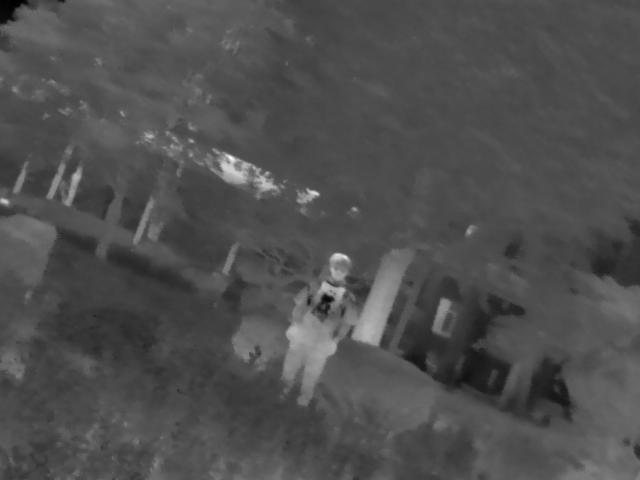
#> input picture ir1.jpg, 640 x 480 px
$ python 5_1_1.py
#> lines starting #> are read from the running program, lines starting #| are printed output that depends on the picture
import numpy as np
import cv2
from matplotlib import pyplot as plt
from PIL import Image

img11=cv2.imread('ir1.jpg',0)
#> img11 is the input picture: shape (480, 640); min 0, max 252, mean 78.8
img22=cv2.imread('ir2.jpg',0)
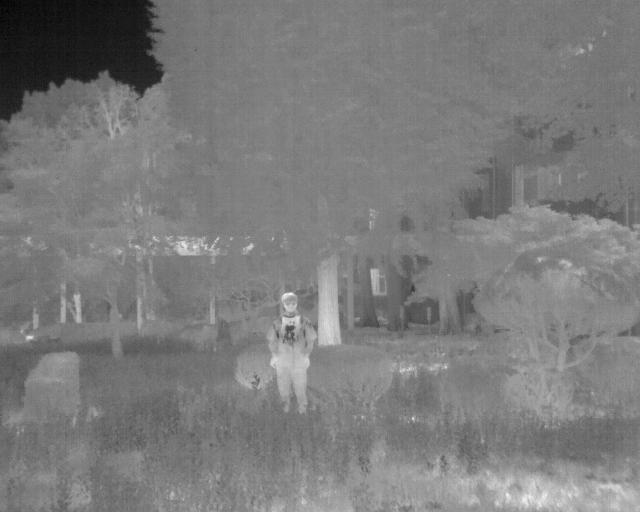
#> input picture ir2.jpg, 640 x 512 px
#> img22 is the input picture: shape (512, 640); min 2, max 246, mean 123.3
img1=cv2.resize(img11,(512,512))
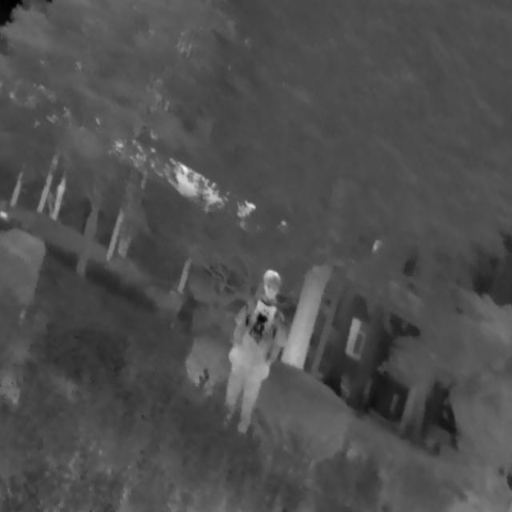
#> img1: shape (512, 512); min 0, max 247, mean 78.7
img2=cv2.resize(img22,(512,512))
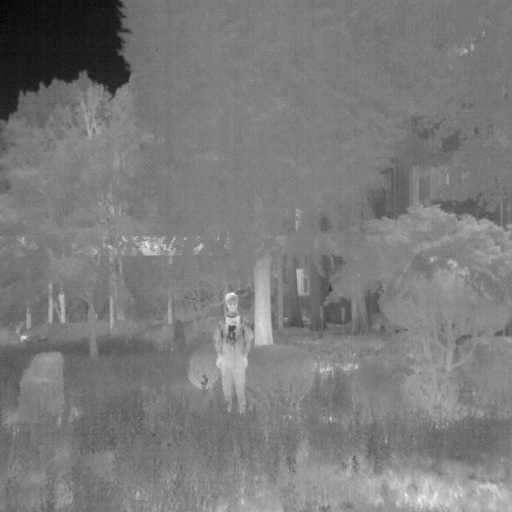
#> img2: shape (512, 512); min 3, max 245, mean 123.3

cv2.imshow("Query image",img1)
cv2.imshow("Reference image",img2)

sift=cv2.SIFT_create()

kp1,des1=sift.detectAndCompute(img1,None)
#> kp1 = 229 keypoints; strongest (x, y, size): (262, 319, 6.2), (271, 274, 6.8), (251, 206, 4.8), (186, 181, 17.9)
kp2,des2=sift.detectAndCompute(img2,None)
#> kp2 = 379 keypoints; strongest (x, y, size): (23, 337, 3.4), (232, 294, 2.3), (229, 295, 4.9), (263, 332, 14.4)

bf=cv2.BFMatcher()
matches=bf.knnMatch(des1,des2,k=2)
#> matches = 229 matches

good=[]
for m,n in matches:
    if m.distance<0.5*n.distance:
        good.append([m])
#> after the loop, good = 8 matches

img3=cv2.drawMatchesKnn(img1,kp1,img2,kp2,good,None,flags=2)
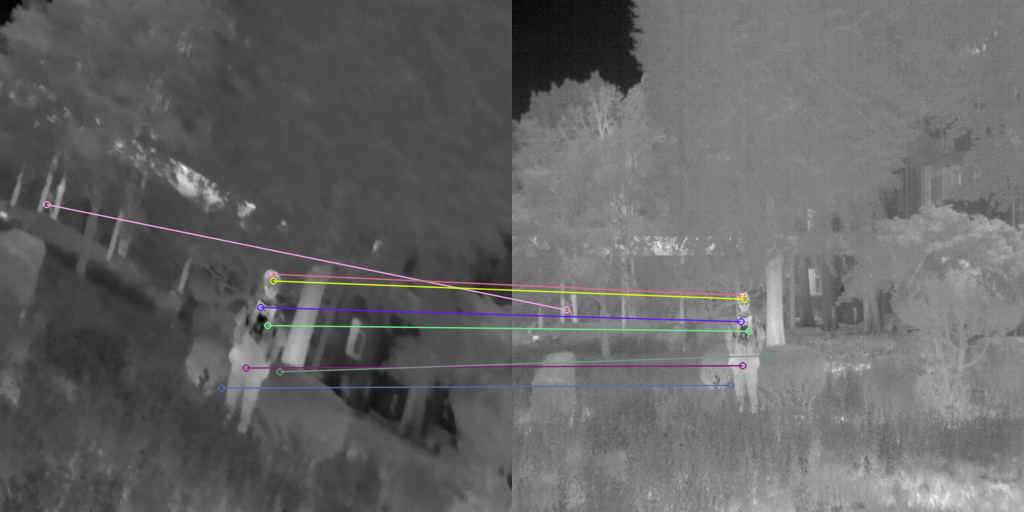
#> img3: shape (512, 1024, 3); mean of channels 0, 1, 2 101.6, 101.4, 101.6; drawn as B, G, R

cv2.imshow("matching",img3),plt.show()

cv2.waitKey(0)
cv2.destroyAllWindows()
